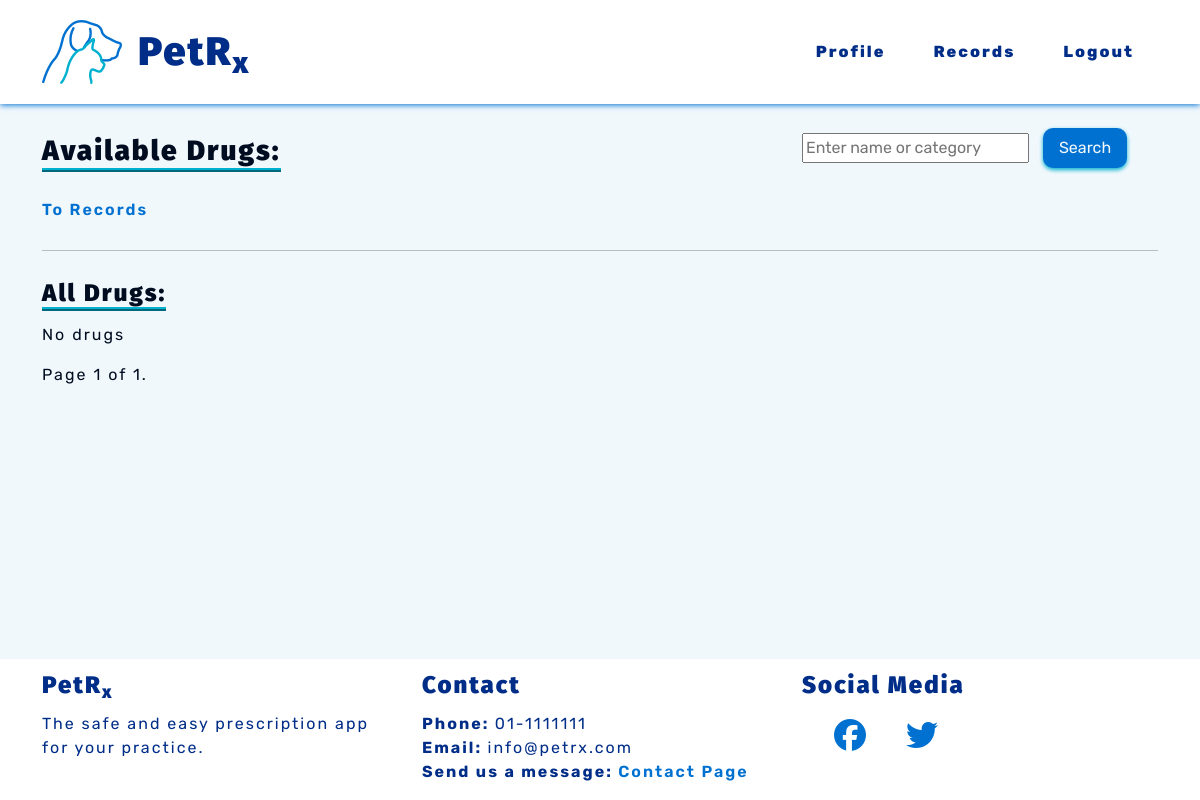
The app's page /prescriptions/drugs/ (signed in), older data.
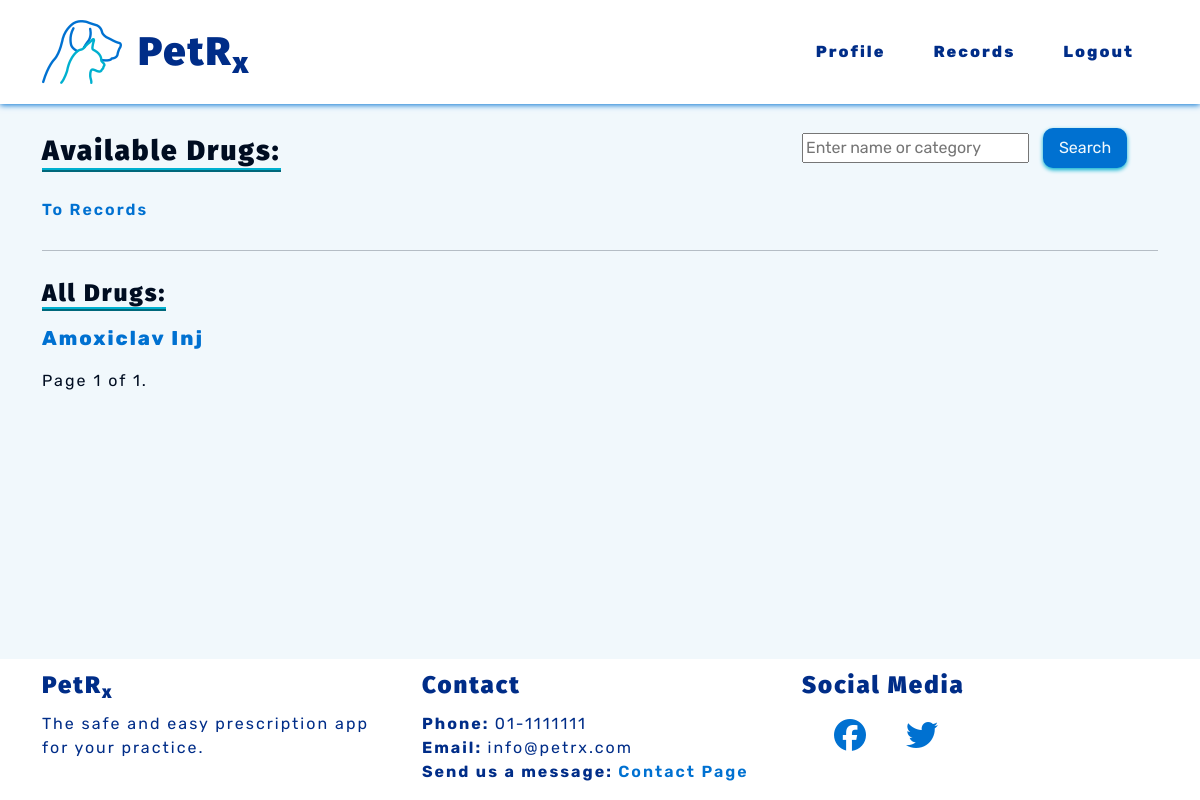
The same page, newer data.
### prescriptions/models.py (models this page shows)
class Drug(models.Model):
    name = models.CharField(max_length=50)
    dose = models.DecimalField(max_digits=4, decimal_places=2)
    measure = models.CharField(max_length=2, choices=MEASURE)
    category = models.CharField(max_length=20, choices=CATEGORIES)
    route = models.CharField(max_length=8, choices=ROUTES)
    warnings = models.CharField(max_length=300)
    def __str__(self):
        return self.name
    class Meta:
        ordering = ['name']

### petrx/decorators.py (the view)
    def wrapper(request, *args, **kwargs):
        if request.user.is_authenticated:
            if request.user.is_active:
                return function(request, *args, **kwargs)
            else:
                return render(request, 'vetprofiles/restricted.html')
        else:
            return redirect('vetprofiles:login')

### prescriptions/views.py (called while the page is built)
@vet_login_and_active
def drugs(request):
    drug_list = Drug.objects.all()
    paginator = Paginator(drug_list, 10)
    page_number = request.GET.get('page')
    page_obj = paginator.get_page(page_number)
    context = {
        'drug_list': drug_list,
        'page_obj': page_obj}
    return render(request, 'prescriptions/drugs.html', context)

### prescriptions/templates/prescriptions/drugs.html (shortened to what this page needs)
{% extends 'base.html' %}
{% block content %}
<section>
    <div class="row">
        <div class="col-md-8">
            <h3 class="subheadings">Available Drugs:</h3>
            <br>
            <div class="link-space">
                <a class="pet-links" href="{% url 'records:records' %}" aria-label="Go to records">To Records</a>
            </div>
        </div>
        <div class="col-md-4">
            <form method="GET" action="{% url 'prescriptions:drug_search' %}" aria-label="Search">
                <input type="text" list="drugs" name="search" placeholder="Enter name or category">
                <button type="submit" class="pet-btns sm-btns">Search</button>
            </form>
        </div>
    </div>
</section>
<hr>
<section>
    <h4 class="subheadings">All Drugs:</h4>
    {% if page_obj %}
    {% for drug in page_obj %}
    <p><a class="pet-links bg-links" href="{% url 'prescriptions:detail_drug' drug_id=drug.id %}"
            aria-label="Go to drug detail">{{ drug }}</a></p>
    {% endfor %}
    {% else %}
    <p>No drugs</p>
    {% endif %}
    <div class="pagination">
        <span class="step-links">
            <span class="current">
                Page {{ page_obj.number }} of {{ page_obj.paginator.num_pages }}.
            </span>
        </span>
    </div>
</section>
{% endblock %}

### templates/base.html (shortened to what this page needs)
{% load static %}
<!DOCTYPE html>
<html lang="en">
<head>
    <link href="https://cdn.jsdelivr.net/npm/bootstrap@5.0.2/dist/css/bootstrap.min.css" rel="stylesheet"
>
    <link rel="stylesheet" href="{% static 'css/style.css' %}">
</head>
<body class="d-flex flex-column h-100">
    {% include 'nav/header.html' %}
    <div class="container-md bottom-space">
        {% block content %}{% endblock content %}
    </div>
    {% include 'nav/footer.html' %}
</body>
</html>

### templates/nav/header.html (shortened to what this page needs)
{% load static %}
<header>
  <nav id="navbar" class="navbar navbar-expand-lg blue-text">
    <div class="container-sm">
      <a width="64" height="80" class="navbar-brand" href="{% url 'vetprofiles:index' %}" aria-label="Go to home page"><img
          src="{% static 'images/petrxlogo.png' %}" alt="PetRx Logo"></a>
      <h1 class="nav-title">PetR<sub>x</sub></h1>
      <div class="collapse navbar-collapse" id="navbarSupportedContent">
        <ul class="navbar-nav ms-auto mb-2 mb-lg-0">
          {% if user.is_authenticated %}
          <li class="nav-item">
            <a class="navbar-links" href="{% url 'vetprofiles:profile' %}" aria-label="Go to your profile">Profile</a>
          </li>
          <li class="nav-item">
            <a class="navbar-links" href="{% url 'records:records' %}" aria-label="Go to records page">Records</a>
          </li>
          <li class="nav-item">
            <a class="navbar-links" href="{% url 'vetprofiles:logout' %}" aria-label="Logout">Logout</a>
          </li>
          {% endif %}
        </ul>
      </div>
    </div>
  </nav>
</header>

### templates/nav/footer.html
<footer class="footer mt-auto">
    <div class="container-md">
        <div class="row">
            <div class="col-md-4">
                <h4>PetR<sub>x</sub></h4>
                <p>The safe and easy prescription app for your practice.</p>
            </div>
            <div class="col-md-4">
                <h4>Contact</h4>
                <p><strong>Phone: </strong> 01-1111111
                    <br>
                    <strong>Email: </strong> info@petrx.com
                    <br>
                    <strong>Send us a message: </strong><a class="pet-links" href="{% url 'vetprofiles:contact' %}"
                        aria-label="Go to contact page">
                        Contact Page</a>
                </p>
            </div>
            <div class="col-md-4">
                <h4>Social Media</h4>
                <a class="pet-links footer-socials" href="https://facebook.com" target="_blank" rel="noopener"
                    aria-label="Find us on Facebook (opens in new tab)"><i class="fa-brands fa-facebook"></i></a>
                <a class="pet-links footer-socials" href="https://twitter.com" target="_blank" rel="noopener"
                    aria-label="Find us on Twitter (opens in new tab)"><i class="fa-brands fa-twitter"></i></a>
            </div>
        </div>
    </div>
</footer>

### static/css/style.css (style rules this page uses)
:root { --site-white: #f1f8fc; --site-black: #000d21; --site-dark-blue: #002d88; --site-light-blue: #0071d1; --site-turquoise: #00b0cf; }
html { height: 100%; }
body { font-family: "Rubik", sans-serif; color: var(--site-black); font-size: 1rem; letter-spacing: 2px; background: var(--site-white); }
h1, h2, h3, h4 { font-family: "Fira Sans", "Rubik", sans-serif; font-weight: 900; margin-top: 0.5em; margin-bottom: 0.5em; }
.blue-text { color: var(--site-dark-blue); }
.subheadings { display: inline-block; border-bottom: 4px ridge var(--site-turquoise); }
hr { color: var(--site-black); }
button { border: none; }
ul { padding: 0; }
li { list-style: none; }
a { text-decoration: none; }
.navbar-links { cursor: pointer; display: block; padding: 0.25rem 0.5rem; color: var(--site-dark-blue); font-weight: 800; margin: 1em; transition: color .8s linear, box-shadow 1s linear; }
.pet-links { cursor: pointer; color: var(--site-light-blue); font-weight: 600; transition: color .5s linear; }
.bg-links { font-size: 1.25em; font-weight: 800; }
.pet-btns { cursor: pointer; display: inline-block; background-color: var(--site-light-blue); color: var(--site-white); letter-spacing: 0px; font-weight: 600; padding: 0.5em 1.5em; margin: 2em; border: none; border-radius: 10px; box-shadow: 0 2px 4px 0 var(--site-turquoise); transition: all .2s linear; }
.sm-btns { padding: 0.5em 1em; font-weight: 400; margin: 0.5em; }
.link-space { margin: 0.75em 0; }
.bottom-space { padding-bottom: 4em; }
#navbar { margin-bottom: 1em; background-color: #fff; color: var(--site-dark-blue); box-shadow: 0 1px 6px 0 var(--site-light-blue); }
footer { background-color: white; color: var(--site-dark-blue); }
.footer-socials { font-size: 2em; padding-left: 1em; }

Row changes from the older to the newer data that the page shows:
added Drug: name "Amoxiclav Inj"
Text that changed along with them:
text no longer shown: "No drugs"
